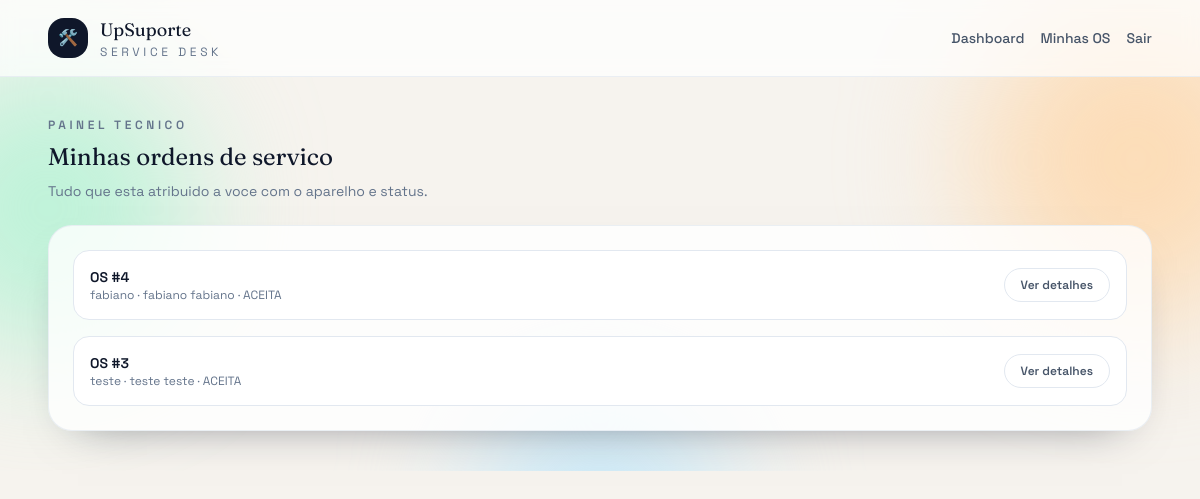
The page /minhas-os/ (signed in) on the database its author committed.
### core/models.py (models this page shows, shortened)
class OrdemServico(models.Model):
    STATUS_CHOICES = [
        ("ABERTO", "Aberto"),
        ("AGENDADO", "Agendado"),
        ("EM_ANDAMENTO", "Em andamento"),
        ("ACEITA", "Aceita"),
        ("REJEITADA", "Rejeitada"),
        ("CONCLUIDO", "Concluído"),
        ("CANCELADO", "Cancelado"),
    ]
    PRIORIDADE_CHOICES = [
        ("BAIXA", "Baixa"),
        ("MEDIA", "Média"),
        ("ALTA", "Alta"),
    ]
    aparelho = models.ForeignKey(Aparelho, on_delete=models.CASCADE, related_name="ordens")
    funcionario = models.ForeignKey(Funcionario, on_delete=models.SET_NULL, null=True, blank=True)
    problema_relatado = models.TextField()
    status = models.CharField(max_length=20, choices=STATUS_CHOICES, default="ABERTO")
    data_agendada = models.DateField(null=True, blank=True)
    hora_agendada = models.TimeField(null=True, blank=True)
    prioridade = models.CharField(max_length=10, choices=PRIORIDADE_CHOICES, default="MEDIA")
    laudo_tecnico = models.TextField(blank=True)  # só preenche quando finaliza
    data_criacao = models.DateTimeField(auto_now_add=True)
    data_conclusao = models.DateTimeField(null=True, blank=True)
    data_limite_sla = models.DateTimeField(null=True, blank=True)

class Aparelho(models.Model):
    TIPO_CHOICES = [
        ("NOTEBOOK", "Notebook"),
        ("DESKTOP", "Desktop"),
        ("IMPRESSORA", "Impressora"),
        ("MONITOR", "Monitor"),
        ("OUTRO", "Outro"),
    ]
    nome = models.CharField(max_length=150)
    tipo = models.CharField(max_length=50, choices=TIPO_CHOICES)
    marca = models.CharField(max_length=100)
    modelo = models.CharField(max_length=100)
    numero_serie = models.CharField(max_length=100, unique=True)
    cliente = models.CharField(max_length=150)
    data_cadastro = models.DateTimeField(auto_now_add=True)

### core/views.py (the view)
# urls.py: path('minhas-os/', views.minhas_os, name='minhas_os'),
@login_required
def minhas_os(request):
    funcionario = _get_funcionario(request.user)
    if funcionario:
        ordens = (
            OrdemServico.objects.filter(funcionario=funcionario)
            .select_related("aparelho", "funcionario")
            .order_by("-data_criacao")
        )
    else:
        ordens = OrdemServico.objects.none()
    return render(
        request,
        "minhas_os.html",
        {"ordens": ordens, "funcionario": funcionario},
    )

### core/views.py (called while the page is built)
def _get_funcionario(user):
    try:
        return user.funcionario
    except Funcionario.DoesNotExist:
        return None

### templates/minhas_os.html (shortened to what this page needs)
{% extends "base.html" %}
{% block content %}
<div class="flex flex-col gap-2">
  <p class="text-xs font-semibold uppercase tracking-[0.3em] text-slate-500">Painel tecnico</p>
  <h2 class="font-display text-2xl">Minhas ordens de servico</h2>
  <p class="text-sm text-slate-500">Tudo que esta atribuido a voce com o aparelho e status.</p>
</div>
<div class="mt-6 rounded-3xl border border-slate-200/70 bg-white/80 p-6 shadow-soft">
  <div class="space-y-4">
    {% for os in ordens %}
    <div class="flex flex-wrap items-center justify-between gap-4 rounded-2xl border border-slate-200 bg-white px-4 py-4">
      <div>
        <p class="text-sm font-semibold text-slate-900">OS #{{ os.id }}</p>
        <p class="text-xs text-slate-500">
          {{ os.aparelho.nome }} · {{ os.aparelho.marca }} {{ os.aparelho.modelo }} · {{ os.status }}
        </p>
      </div>
      <a class="rounded-full border border-slate-200 px-4 py-2 text-xs font-semibold text-slate-600" href="{% url 'detalhe_os' os.id %}">
        Ver detalhes
      </a>
    </div>
    {% empty %}
    <div class="rounded-2xl border border-dashed border-slate-200 bg-white/60 px-4 py-6 text-sm text-slate-500">
      Nenhuma OS atribuida.
    </div>
    {% endfor %}
  </div>
</div>
{% endblock %}

### rows shown on the page
OrdemServico: id "4", aparelho.nome "fabiano", aparelho.marca "fabiano", aparelho.modelo "fabiano", status "ACEITA"
OrdemServico: id "3", aparelho.nome "teste", aparelho.marca "teste", aparelho.modelo "teste", status "ACEITA"
